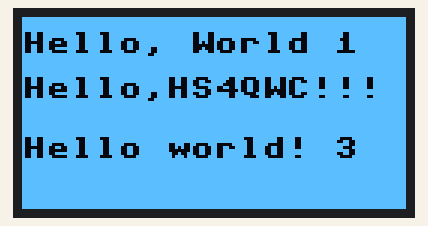
Simulated run of this program. Board: ESP32 board running MicroPython. On the bench: 128×64 one-colour display. Library files of the repository ran but are not shown: ssd1306.py. At 0.1 s the program stops and its outputs stay as they are.

Above: at 0.1 s.

The program:

OLED.py
```python
from machine import Pin, SoftI2C
import ssd1306
from time import sleep

# ESP32
# i2c = SoftI2C(scl=Pin(22), sda=Pin(21))
# ESP8266
i2c = SoftI2C(sda=Pin(4) ,scl=Pin(5)) # SDA=D2, SCL=D1

oled_width = 128
oled_height = 64
oled = ssd1306.SSD1306_I2C(oled_width,oled_height, i2c)

oled.text('Hello, World 1',0, 5)
oled.text('Hello,HS4QWC!!!',0,20)
oled.text('Hello world! 3',0,40)

#oled.fill(1) # 0=เติมสีหน้าจอดำ ,1=ใส่สีหน้าจอ
oled.invert(True) # เติมสีพื้นหลัง
oled.show() # แสดงผลหน้าจอ
```
